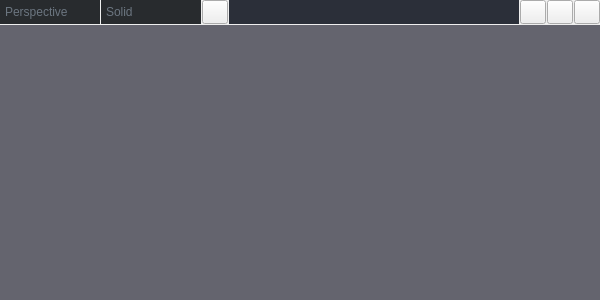
<?xml version="1.0" encoding="UTF-8"?>
<ui version="4.0">
 <class>ViewportWidget</class>
 <widget class="QWidget" name="ViewportWidget">
  <property name="geometry">
   <rect>
    <x>0</x>
    <y>0</y>
    <width>600</width>
    <height>300</height>
   </rect>
  </property>
  <property name="sizePolicy">
   <sizepolicy hsizetype="Expanding" vsizetype="Expanding">
    <horstretch>0</horstretch>
    <verstretch>0</verstretch>
   </sizepolicy>
  </property>
  <property name="windowTitle">
   <string>Form</string>
  </property>
  <layout class="QGridLayout" name="gridLayout">
   <property name="leftMargin">
    <number>0</number>
   </property>
   <property name="topMargin">
    <number>0</number>
   </property>
   <property name="rightMargin">
    <number>0</number>
   </property>
   <property name="bottomMargin">
    <number>0</number>
   </property>
   <property name="spacing">
    <number>0</number>
   </property>
   <item row="0" column="0">
    <layout class="QVBoxLayout" name="verticalLayout" stretch="0,1">
     <property name="spacing">
      <number>1</number>
     </property>
     <item>
      <layout class="QHBoxLayout" name="horizontalLayout">
       <property name="spacing">
        <number>1</number>
       </property>
       <item>
        <widget class="QComboBox" name="cmbViewType">
         <property name="sizePolicy">
          <sizepolicy hsizetype="Fixed" vsizetype="Expanding">
           <horstretch>0</horstretch>
           <verstretch>0</verstretch>
          </sizepolicy>
         </property>
         <property name="minimumSize">
          <size>
           <width>100</width>
           <height>0</height>
          </size>
         </property>
         <property name="maximumSize">
          <size>
           <width>100</width>
           <height>16777215</height>
          </size>
         </property>
         <property name="styleSheet">
          <string notr="true">QComboBox {
    background-color: #282b2e;
    border: none;
    border-radius: 0px;
    padding-left: 5px;
    color: rgb(107, 117, 128);
}

QComboBox::down-arrow {
    image: url(:/images/arrow_down.png); /* Custom arrow image */
    width: 8px; /* Adjust width of the arrow */
    height: 8px; /* Adjust height of the arrow */
    border-radius: 0px;
}

QComboBox::drop-down {
    border: none; /* Remove the dropdown border */
    border-radius: 0px; /* No radius on the drop-down button */
}

QComboBox::popup {
    border: none; /* Remove the border from the dropdown */
    background-color: #282b2e; /* Set the same background color for the dropdown */
    padding: 0px;
    overflow: hidden; /* Prevent the radius from being clipped */
    border-radius: 8px; /* Apply border radius to the dropdown */
}

QComboBox QAbstractItemView {
    background-color: #282b2e; /* Same background for dropdown items */
    color: white; /* Set item text color */
    border: none; /* No border for item list */
    border-radius: 0px; /* No border radius for dropdown items */
    border-bottom-left-radius: 4px;  /* rounded bottom-left corner */
    border-bottom-right-radius: 5px; /* rounded bottom-right corner */
}

QComboBox::indicator {
    width: 8px;
    height: 8px;
    background-color: transparent; /* To remove indicator styling */
}
</string>
         </property>
         <property name="currentIndex">
          <number>0</number>
         </property>
         <item>
          <property name="text">
           <string>Perspective</string>
          </property>
         </item>
         <item>
          <property name="text">
           <string>Top</string>
          </property>
         </item>
         <item>
          <property name="text">
           <string>Bottom</string>
          </property>
         </item>
         <item>
          <property name="text">
           <string>Front</string>
          </property>
         </item>
         <item>
          <property name="text">
           <string>Back</string>
          </property>
         </item>
         <item>
          <property name="text">
           <string>Left</string>
          </property>
         </item>
         <item>
          <property name="text">
           <string>Right</string>
          </property>
         </item>
        </widget>
       </item>
       <item>
        <widget class="QComboBox" name="cmbDrawType">
         <property name="sizePolicy">
          <sizepolicy hsizetype="Fixed" vsizetype="Expanding">
           <horstretch>0</horstretch>
           <verstretch>0</verstretch>
          </sizepolicy>
         </property>
         <property name="minimumSize">
          <size>
           <width>100</width>
           <height>0</height>
          </size>
         </property>
         <property name="maximumSize">
          <size>
           <width>100</width>
           <height>16777215</height>
          </size>
         </property>
         <property name="styleSheet">
          <string notr="true">QComboBox {
    background-color: #282b2e;
    border: none;
    border-radius: 0px;
    padding-left: 5px;
    color: rgb(107, 117, 128);
}

QComboBox::down-arrow {
    image: url(:/images/arrow_down.png); /* Custom arrow image */
    width: 8px; /* Adjust width of the arrow */
    height: 8px; /* Adjust height of the arrow */
    border-radius: 0px;
}

QComboBox::drop-down {
    border: none; /* Remove the dropdown border */
    border-radius: 0px; /* No radius on the drop-down button */
}

QComboBox::popup {
    border: none; /* Remove the border from the dropdown */
    background-color: #282b2e; /* Set the same background color for the dropdown */
    padding: 0px;
    overflow: hidden; /* Prevent the radius from being clipped */
    border-radius: 8px; /* Apply border radius to the dropdown */
}

QComboBox QAbstractItemView {
    background-color: #282b2e; /* Same background for dropdown items */
    color: white; /* Set item text color */
    border: none; /* No border for item list */
    border-radius: 0px; /* No border radius for dropdown items */
    border-bottom-left-radius: 4px;  /* rounded bottom-left corner */
    border-bottom-right-radius: 5px; /* rounded bottom-right corner */
}

QComboBox::indicator {
    width: 8px;
    height: 8px;
    background-color: transparent; /* To remove indicator styling */
}
</string>
         </property>
         <property name="currentIndex">
          <number>0</number>
         </property>
         <item>
          <property name="text">
           <string>Solid</string>
          </property>
         </item>
         <item>
          <property name="text">
           <string>Shaded</string>
          </property>
         </item>
         <item>
          <property name="text">
           <string>Wireframe</string>
          </property>
         </item>
         <item>
          <property name="text">
           <string>Ray Trace</string>
          </property>
         </item>
        </widget>
       </item>
       <item>
        <widget class="QPushButton" name="btnExpand">
         <property name="sizePolicy">
          <sizepolicy hsizetype="Fixed" vsizetype="Expanding">
           <horstretch>0</horstretch>
           <verstretch>0</verstretch>
          </sizepolicy>
         </property>
         <property name="minimumSize">
          <size>
           <width>26</width>
           <height>0</height>
          </size>
         </property>
         <property name="maximumSize">
          <size>
           <width>26</width>
           <height>16777215</height>
          </size>
         </property>
         <property name="text">
          <string/>
         </property>
         <property name="icon">
          <iconset resource="Resources.qrc">
           <normaloff>:/images/maximize64.png</normaloff>:/images/maximize64.png</iconset>
         </property>
        </widget>
       </item>
       <item>
        <widget class="QWidget" name="spaceWidget" native="true">
         <property name="sizePolicy">
          <sizepolicy hsizetype="Expanding" vsizetype="Expanding">
           <horstretch>0</horstretch>
           <verstretch>0</verstretch>
          </sizepolicy>
         </property>
         <property name="minimumSize">
          <size>
           <width>0</width>
           <height>24</height>
          </size>
         </property>
         <property name="maximumSize">
          <size>
           <width>16777215</width>
           <height>24</height>
          </size>
         </property>
         <property name="styleSheet">
          <string notr="true">background-color: rgb(43, 47, 57);</string>
         </property>
        </widget>
       </item>
       <item>
        <spacer name="verticalSpacer">
         <property name="orientation">
          <enum>Qt::Orientation::Vertical</enum>
         </property>
         <property name="sizeType">
          <enum>QSizePolicy::Policy::Fixed</enum>
         </property>
         <property name="sizeHint" stdset="0">
          <size>
           <width>0</width>
           <height>24</height>
          </size>
         </property>
        </spacer>
       </item>
       <item>
        <widget class="ScrollButton" name="btnMove">
         <property name="sizePolicy">
          <sizepolicy hsizetype="Fixed" vsizetype="Expanding">
           <horstretch>0</horstretch>
           <verstretch>0</verstretch>
          </sizepolicy>
         </property>
         <property name="minimumSize">
          <size>
           <width>26</width>
           <height>0</height>
          </size>
         </property>
         <property name="maximumSize">
          <size>
           <width>26</width>
           <height>16777215</height>
          </size>
         </property>
         <property name="text">
          <string/>
         </property>
         <property name="icon">
          <iconset resource="Resources.qrc">
           <normaloff>:/images/move64.png</normaloff>:/images/move64.png</iconset>
         </property>
         <property name="autoRepeat">
          <bool>true</bool>
         </property>
         <property name="autoRepeatDelay">
          <number>1</number>
         </property>
        </widget>
       </item>
       <item>
        <widget class="ScrollButton" name="btnZoom">
         <property name="sizePolicy">
          <sizepolicy hsizetype="Fixed" vsizetype="Expanding">
           <horstretch>0</horstretch>
           <verstretch>0</verstretch>
          </sizepolicy>
         </property>
         <property name="minimumSize">
          <size>
           <width>26</width>
           <height>0</height>
          </size>
         </property>
         <property name="maximumSize">
          <size>
           <width>26</width>
           <height>16777215</height>
          </size>
         </property>
         <property name="text">
          <string/>
         </property>
         <property name="icon">
          <iconset resource="Resources.qrc">
           <normaloff>:/images/zoom64.png</normaloff>:/images/zoom64.png</iconset>
         </property>
         <property name="autoRepeat">
          <bool>true</bool>
         </property>
         <property name="autoRepeatDelay">
          <number>1</number>
         </property>
        </widget>
       </item>
       <item>
        <widget class="ScrollButton" name="btnRotate">
         <property name="sizePolicy">
          <sizepolicy hsizetype="Fixed" vsizetype="Expanding">
           <horstretch>0</horstretch>
           <verstretch>0</verstretch>
          </sizepolicy>
         </property>
         <property name="minimumSize">
          <size>
           <width>26</width>
           <height>0</height>
          </size>
         </property>
         <property name="maximumSize">
          <size>
           <width>26</width>
           <height>16777215</height>
          </size>
         </property>
         <property name="text">
          <string/>
         </property>
         <property name="icon">
          <iconset resource="Resources.qrc">
           <normaloff>:/images/rotate64.png</normaloff>:/images/rotate64.png</iconset>
         </property>
         <property name="autoRepeat">
          <bool>true</bool>
         </property>
         <property name="autoRepeatDelay">
          <number>1</number>
         </property>
        </widget>
       </item>
      </layout>
     </item>
     <item>
      <widget class="QWidget" name="renderPlaceholder" native="true">
       <property name="sizePolicy">
        <sizepolicy hsizetype="Expanding" vsizetype="Expanding">
         <horstretch>0</horstretch>
         <verstretch>0</verstretch>
        </sizepolicy>
       </property>
       <property name="styleSheet">
        <string notr="true">background-color: rgb(100, 100, 110);</string>
       </property>
      </widget>
     </item>
    </layout>
   </item>
  </layout>
 </widget>
 <customwidgets>
  <customwidget>
   <class>ScrollButton</class>
   <extends>QPushButton</extends>
   <header>ScrollButton.hpp</header>
  </customwidget>
 </customwidgets>
 <resources>
  <include location="Resources.qrc"/>
 </resources>
 <connections/>
</ui>
